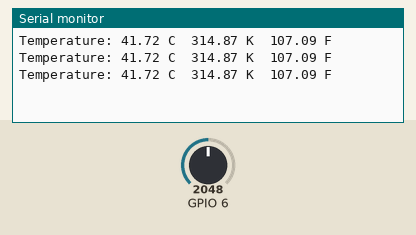
A sketch run on a simulated ESP32. Parts: the last lines printed to the serial monitor. The test bench sets the inputs (shaded band); at power-on: GPIO 6 = 2048.

Above: at 1.3 s.
1.4 s: GPIO 6 set to 2866
At 1.8 s:
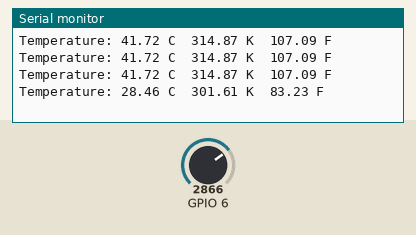
2.9 s: GPIO 6 set to 3603
At 3.4 s:
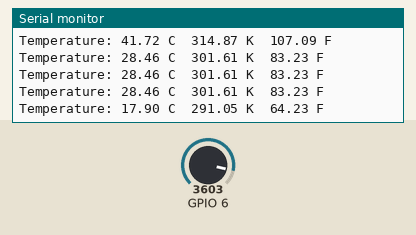
Timing chart, 0 to 5.9 s (numbered marks = the images above; inputs shaded):
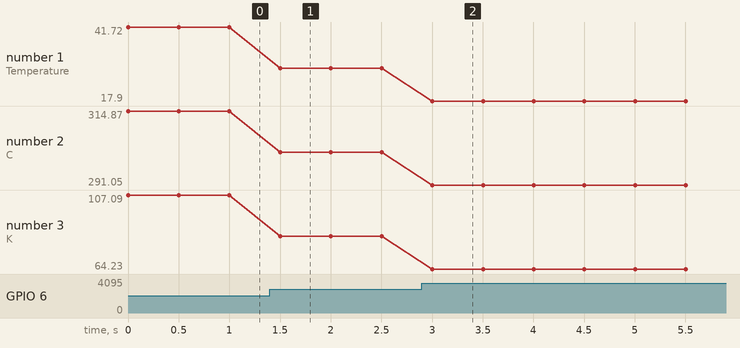

Measured:
- after the input at 1.4 s, the serial monitor: prints a new line after 0.10 s (image 1)
- after the input at 2.9 s, the serial monitor: prints a new line after 0.10 s (image 2)
- plotted number 1: 41.72 → 28.46 after the input at 1.4 s, 28.46 → 17.9 after the input at 2.9 s
- plotted number 2: 314.87 → 301.61 after the input at 1.4 s, 301.61 → 291.05 after the input at 2.9 s
- plotted number 3: 107.09 → 83.23 after the input at 1.4 s, 83.23 → 64.23 after the input at 2.9 s

The sketch:

thermistor.ino
```cpp
#include <math.h>
#include <stdlib.h>

#define RT0   10000.0f
#define B     3977.0f
#define R     10000.0f
#define VCC   5000.0f  // mV
#define ADC_RES 4095.0f

const float T0 = 298.15f;  // 25°C in Kelvin

void setup() {
  Serial.begin(9600);
}

void loop() {
  //float rawADC = analogRead(6);
  float VRT = analogReadMilliVolts(6);  // overcounts voltage
  float VR  = VCC - VRT;

  if (VR == 0.0f) {
    Serial.println("Error: VR=0, check wiring");
    delay(500);
    return;
  }

  float RT      = (VRT / VR) * R;  // resistance of thermistor
  float lRatio = log(RT / RT0);
  float tempK   = 1.0f / ((lRatio / B) + (1.0f / T0));
  float tempC   = tempK - 273.15f;

  Serial.print("Temperature: ");
  Serial.print(tempC);         Serial.print(" C\t");
  Serial.print(tempK);         Serial.print(" K\t");
  Serial.print(tempC * 1.8f + 32.0f); Serial.println(" F");

  /*
  Serial.print(VRT);
  Serial.print(" ; ");
  Serial.print(VR);
  Serial.print(" ; ");
  Serial.print(RT);
  Serial.print(" ; ");
  Serial.print(RT0);
  Serial.print(" ; ");
  Serial.print(tempK);
  Serial.print(" ; ");
  Serial.println(tempC);
  */


  delay(500);
}
```
